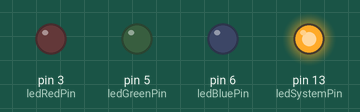
This sketch was run on a simulated Arduino Uno, built with avr-gcc and run on an emulated ATmega328P. Shown: output pins drawn as LEDs (lit = HIGH).

Above: at 0.5 s.
At 1.5 s:
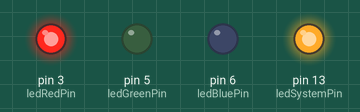
At 2.5 s:
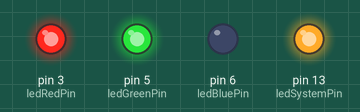
At 3.5 s:
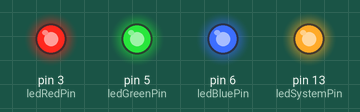
At 4.5 s:
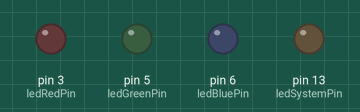
Timing chart, 0 to 6.5 s (numbered marks = the images above):
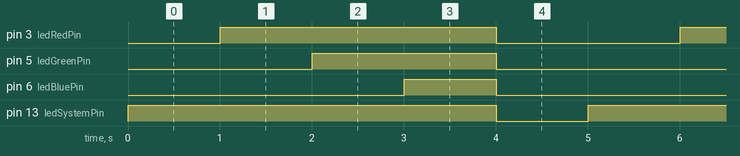

The sketch:

ledblink.ino
```cpp
// test

int ledSystemPin = 13;
int ledRedPin = 3;
int ledGreenPin = 5;
int ledBluePin = 6;

void setup(){
  pinMode(ledSystemPin, OUTPUT);
  pinMode(ledRedPin, OUTPUT);
  pinMode(ledGreenPin, OUTPUT);
  pinMode(ledBluePin, OUTPUT);
}

void loop(){
  digitalWrite(ledSystemPin, HIGH);
  delay(1000);
  analogWrite(ledRedPin, 255);
  delay(1000);
  analogWrite(ledGreenPin, 255);
  delay(1000);
  analogWrite(ledBluePin, 255);
  delay(1000);

  analogWrite(ledRedPin, 0);
  analogWrite(ledGreenPin, 0);
  analogWrite(ledBluePin, 0);

  digitalWrite(ledSystemPin, LOW);
  delay(1000);
}
```

Measured:
- by itself, pin 3 (ledRedPin): alternates HIGH for 3.0 s and LOW for 2.0 s
- by itself, pin 5 (ledGreenPin): alternates HIGH for 2.0 s and LOW for 3.0 s
- by itself, pin 6 (ledBluePin): alternates HIGH for 1.0 s and LOW for 4.0 s
- by itself, pin 13 (ledSystemPin): alternates HIGH for 4.0 s and LOW for 1.0 s
